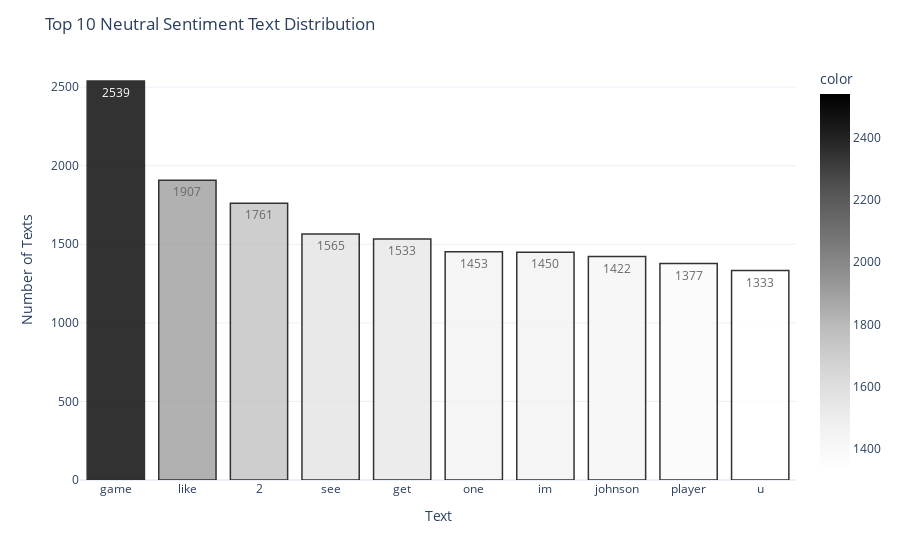

The code cell stored with this chart in its notebook:
### Markdown cell above
Neutral Sentiment Text Distribution

### Code cell
neutral_words = preprocess(train_df.loc[train_df['Sentiment'] == 'Neutral']['Content'])
neutral_words_df = create_freq_df(neutral_words)
top10_neutral_words = neutral_words_df[:10]

plot_text_distribution(top10_neutral_words['Term'], top10_neutral_words['Frequency'],
                  'Greys', 'Top 10 Neutral Sentiment Text Distribution', 'Text', 'Number of Texts')
create_wordcloud(neutral_words_df, 'Neutral Sentiment Text Distribution', 'binary_r')

### Figure 1 — Plotly figure (JSON) as saved in the notebook; plotly's stock layout.template omitted (floating-point values rounded to 4 significant figures)
{"data": [{"alignmentgroup": "True", "hovertemplate": "x=%{x}<br>y=%{y}<br>text=%{text}<br>color=%{marker.color}<extra></extra>", "legendgroup": "", "marker": {"color": [2539, 1907, 1761, 1565, 1533, 1453, 1450, 1422, 1377, 1333], "coloraxis": "coloraxis", "line": {"color": "black", "width": 1.5}, "pattern": {"shape": ""}}, "name": "", "offsetgroup": "", "opacity": 0.8, "orientation": "v", "showlegend": false, "text": [2539, 1907, 1761, 1565, 1533, 1453, 1450, 1422, 1377, 1333], "textposition": "auto", "type": "bar", "x": ["game", "like", "2", "see", "get", "one", "im", "johnson", "player", "u"], "xaxis": "x", "y": [2539, 1907, 1761, 1565, 1533, 1453, 1450, 1422, 1377, 1333], "yaxis": "y"}], "layout": {"barmode": "relative", "coloraxis": {"colorbar": {"title": {"text": "color"}}, "colorscale": [[0, "rgb(255,255,255)"], [0.125, "rgb(240,240,240)"], [0.25, "rgb(217,217,217)"], [0.375, "rgb(189,189,189)"], [0.5, "rgb(150,150,150)"], [0.625, "rgb(115,115,115)"], [0.75, "rgb(82,82,82)"], [0.875, "rgb(37,37,37)"], [1, "rgb(0,0,0)"]]}, "legend": {"tracegroupgap": 0}, "margin": {"t": 60}, "title": {"text": "Top 10 Neutral Sentiment Text Distribution"}, "xaxis": {"anchor": "y", "domain": [0, 1], "title": {"text": "Text"}}, "yaxis": {"anchor": "x", "domain": [0, 1], "title": {"text": "Number of Texts"}}}}
